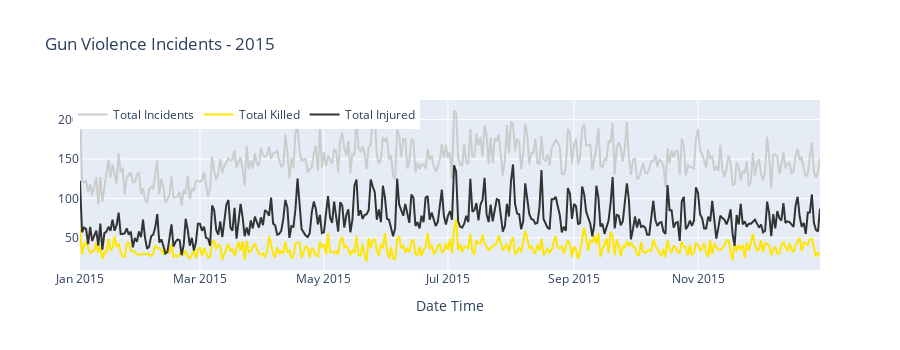

The cell this chart's notebook holds for it:
### Markdown cell above
2014 
Jan  1st, 2014 : Total Incidents : 216 #New Years Day
May  29, 2014  : Total Incidents : 156 #Memorial Day
July 4th, 2014 : Total Incidents : 192 #Labor Day
July 5th, 2014 : Total Incidents : 212 #Day Prior to Labor Day
24 November, 2014 : Total Incidents : 145 # Thanksgiving
December 25th, 2014 : Total Incidents : 144 #Christmas Day

### Code cell
temp = df[df['year'] == 2015].groupby('date').agg({'state' : 'count', 'n_killed' : 'sum', 'n_injured' : 'sum'}).reset_index().rename(columns={'state' : 'incidents'})

trace1 = go.Scatter(x = temp.date, y = temp.incidents, name='Total Incidents', mode = "lines", marker = dict(color = '#cccccc'))
trace2 = go.Scatter(x = temp.date, y = temp.n_killed, name="Total Killed", mode = "lines", marker = dict(color = '#ffe600'))
trace3 = go.Scatter(x = temp.date, y = temp.n_injured, name="Total Injured", mode = "lines", marker = dict(color = '#333333'))

data = [trace1, trace2, trace3]
layout = dict(height=350, title = 'Gun Violence Incidents - 2015', legend=dict(orientation="h", x=-.01, y=1), xaxis= dict(title='Date Time', ticklen= 1))
fig = dict(data = data, layout = layout)
iplot(fig)

### Figure 1 — Plotly figure (JSON) as saved in the notebook; plotly's stock layout.template omitted (floating-point values rounded to 4 significant figures; data arrays with more than 128 entries replaced by an {"elided": "..."} marker saying what was removed)
{"data": [{"marker": {"color": "#cccccc"}, "mode": "lines", "name": "Total Incidents", "type": "scatter", "x": {"elided": "364 str values"}, "y": {"elided": "364 int values"}}, {"marker": {"color": "#ffe600"}, "mode": "lines", "name": "Total Killed", "type": "scatter", "x": {"elided": "364 str values"}, "y": {"elided": "364 int values"}}, {"marker": {"color": "#333333"}, "mode": "lines", "name": "Total Injured", "type": "scatter", "x": {"elided": "364 str values"}, "y": {"elided": "364 int values"}}], "layout": {"height": 350, "legend": {"orientation": "h", "x": -0.01, "y": 1}, "title": {"text": "Gun Violence Incidents - 2015"}, "xaxis": {"ticklen": 1, "title": {"text": "Date Time"}}}}
